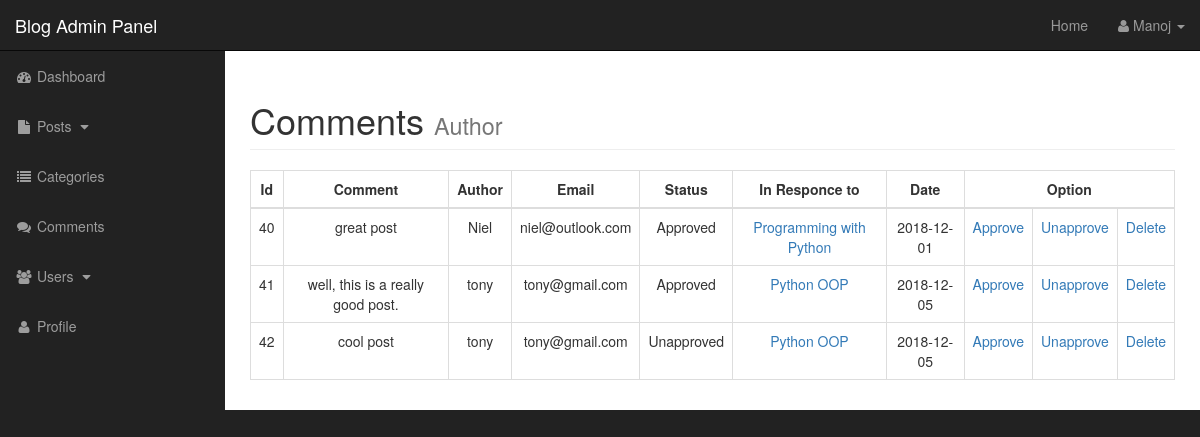
The page /admin/comments.php (signed in) on the database as committed earlier.
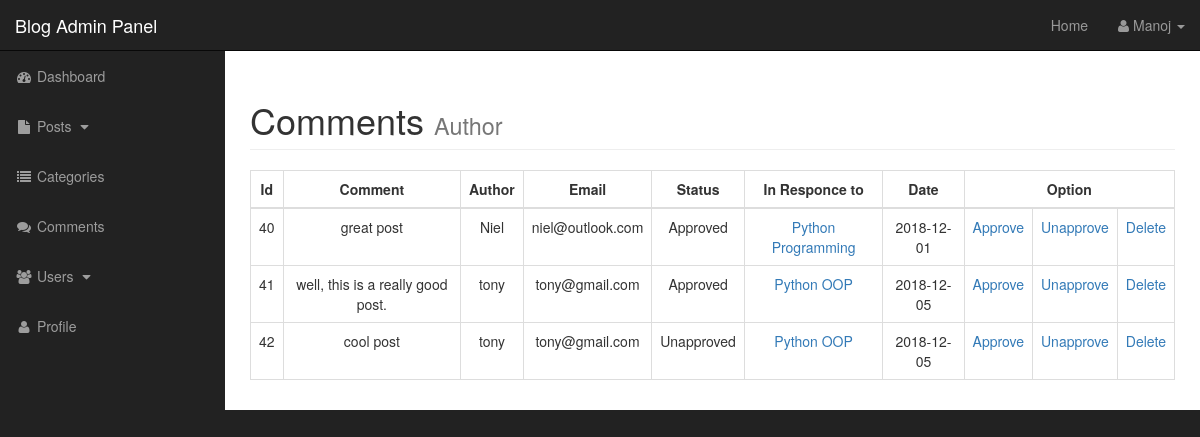
The same page on the database as committed later.
### tables this page shows
CREATE TABLE `comments` (
  `comment_id` int(3) NOT NULL,
  `comment_post_id` int(3) DEFAULT NULL,
  `comment` text,
  `comment_author` varchar(255) DEFAULT NULL,
  `comment_email` varchar(255) DEFAULT NULL,
  `comment_status` varchar(255) DEFAULT NULL,
  `comment_date` date DEFAULT NULL
);

CREATE TABLE `posts` (
  `post_id` int(3) NOT NULL,
  `post_cat_id` int(3) NOT NULL,
  `post_title` varchar(255) NOT NULL,
  `post_author` varchar(255) NOT NULL,
  `post_date` date NOT NULL,
  `post_img` text NOT NULL,
  `post_content` text NOT NULL,
  `post_tags` varchar(255) NOT NULL,
  `post_comment_count` int(11) NOT NULL,
  `post_status` varchar(255) NOT NULL DEFAULT 'Draft'
);

### admin/includes/view_all_comments.php (the view, shortened to what this page needs)
<table class="table table-hover table-bordered">
	<thead>
		<tr>
			<th class="text-center">Id</th>
			<th class="text-center">Comment</th>
			<th class="text-center">Author</th>
			<th class="text-center">Email</th>
			<th class="text-center">Status</th>
			<th class="text-center">In Responce to</th>
			<th class="text-center">Date</th>
			<th class="text-center" colspan="3">Option</th>
		</tr>
	</thead>
	<tbody>
		<?php
	$comments_query = "SELECT * FROM comments ";
	$comments_query_result = mysqli_query($connection,$comments_query);
		while($row = mysqli_fetch_assoc($comments_query_result)){
			$comment_id = $row['comment_id'];
			$comment_post_id = $row['comment_post_id'];
			$comment = $row['comment'];
			$comment_author = $row['comment_author'];
			$comment_email = $row['comment_email'];
			$comment_status = $row['comment_status'];
			$comment_date = $row['comment_date'];
		echo "
			<tr>
				<td class='text-center'>$comment_id</td>
				<td class='text-center'>$comment</td>
				<td class='text-center'>$comment_author</td>
				<td class='text-center'>$comment_email</td>
				<td class='text-center'>$comment_status</td>";
				$post_query = "SELECT * FROM posts WHERE post_id = '$comment_post_id' ";
				$post_query_result = mysqli_query($connection,$post_query);
			while($post_row = mysqli_fetch_assoc($post_query_result)){
				$post_id = $post_row['post_id'];
				$post_title = $post_row['post_title'];
		 echo " <td class='text-center'><a href='../post.php?p_id=$post_id'>$post_title</a></td>"; }
		 echo "	<td class='text-center'>$comment_date</td>
				<td class='text-center'><a href='comments.php?approve=$comment_id'>Approve</a></td>
				<td class='text-center'><a href='comments.php?unapprove=$comment_id'>Unapprove</a></td>
				<td class='text-center'><a href='comments.php?delete=$comment_id'>Delete</a></td>
			</tr>";
	}
?>
	</tbody>
</table>

### admin/includes/admin_header.php (shortened to what this page needs)
<!DOCTYPE html>
<html lang="en">
<head>
    <link href="css/style.css" rel="stylesheet">
    <link href="css/bootstrap.min.css" rel="stylesheet">
    <link href="css/sb-admin.css" rel="stylesheet">
    <link href="font-awesome/css/font-awesome.min.css" rel="stylesheet" type="text/css">
</head>
<body>

### admin/comments.php (shortened to what this page needs)
<?php include "includes/admin_header.php"; ?>
<div id="wrapper">
<?php include "includes/admin_navigation.php"; ?>
<div id="page-wrapper">
<div class="container-fluid">
<div class="row">
<div class="col-lg-12">
<h1 class="page-header">
	Comments
		<small>Author</small>
	</h1>
<?php
if(isset($_GET['source'])){
	$source = $_GET['source'];
}	else {
	$source = '';
}
	switch($source){
		default:
		include "includes/view_all_comments.php";
		break;
	}
?>
</div>
</div>
</div>
<?php include "includes/admin_footer.php"; ?>

### admin/includes/admin_navigation.php (shortened to what this page needs)
<nav class="navbar navbar-inverse navbar-fixed-top" role="navigation">
<div class="navbar-header">
	<a class="navbar-brand" href="index.php">Blog Admin Panel</a>
</div>
<ul class="nav navbar-right top-nav">
	<li><a href="../index.php">Home</a></li>
	<li class="dropdown">
		<a href="#" class="dropdown-toggle" data-toggle="dropdown"><i class="fa fa-user"></i> Manoj <b class="caret"></b></a>
	</li>
</ul>
<div class="collapse navbar-collapse navbar-ex1-collapse">
	<ul class="nav navbar-nav side-nav">
		<li>
			<a href="index.php"><i class="fa fa-fw fa-dashboard"></i> Dashboard</a>
		</li>
		<li>
			<a href="javascript:;" data-toggle="collapse" data-target="#post_dropdown"><i class="fa fa-fw fa-file"></i> Posts <i class="fa fa-fw fa-caret-down"></i></a>
		</li>
		<li>
			<a href="categories.php"><i class="fa fa-fw fa-list"></i> Categories</a>
		</li>
		<li>
			<a href="comments.php"><i class="fa fa-fw fa-comments"></i> Comments</a>
		</li>
		<li>
			<a href="javascript:;" data-toggle="collapse" data-target="#demo"><i class="fa fa-fw fa-users"></i> Users <i class="fa fa-fw fa-caret-down"></i></a>
		</li>
		<li>
			<a href="profile.php"><i class="fa fa-fw fa-user"></i> Profile</a>
		</li>
	</ul>
</div>
</nav>

### admin/includes/admin_footer.php (shortened to what this page needs)
</div>
</body>
</html>

### admin/css/sb-admin.css (style rules this page uses)
body { margin-top: 100px; background-color: #222; }
@media (min-width:768px) { body { margin-top: 50px; } }
#wrapper { padding-left: 0; }
#page-wrapper { width: 100%; padding: 0; background-color: #fff; }
@media (min-width:768px) { #wrapper { padding-left: 225px; } }
@media (min-width:768px) { #page-wrapper { padding: 10px; } }
.top-nav { padding: 0 15px; }
.top-nav>li { display: inline-block; float: left; }
.top-nav>li>a { padding-top: 15px; padding-bottom: 15px; line-height: 20px; color: #999; }
@media (min-width:768px) { .side-nav { position: fixed; top: 51px; left: 225px; width: 225px; margin-left: -225px; border: none; border-radius: 0; overflow-y: auto; background-color: #222; } }
@media (min-width:768px) { .side-nav>li>a { width: 225px; } }

Rows that differ between the two databases and show on the page:
changed posts: post_title "Programming with Python" → "Python Programming"
